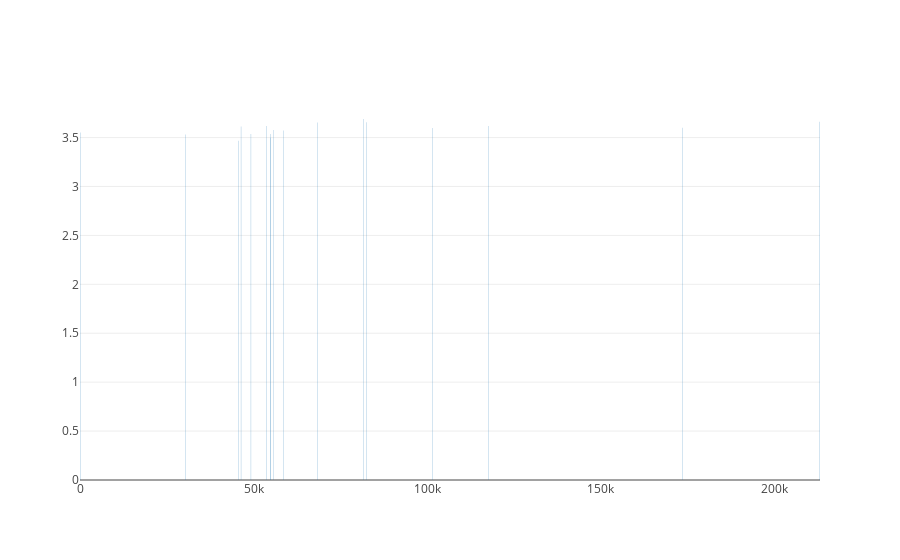

Notebook cell for this chart:
### Code cell
data = [go.Bar(
            x=incomeWiseRatingsIndex['Salary'],
            y=incomeWiseRatingsIndex['Rating']['mean']
    )]
pyo.offline.iplot(data, filename='basic-bar')

### Figure 1 — Plotly figure (JSON) as saved in the notebook; plotly's stock layout.template omitted (floating-point values rounded to 4 significant figures)
{"data": [{"type": "bar", "x": [0, 30396, 45674, 46343, 49202, 53699, 54807, 54875, 55646, 58653, 68310, 81679, 82421, 101416, 117493, 173373, 213045], "y": [3.551, 3.53, 3.467, 3.614, 3.538, 3.618, 3.538, 3.497, 3.577, 3.573, 3.654, 3.69, 3.657, 3.597, 3.617, 3.6, 3.662]}], "layout": {}}
